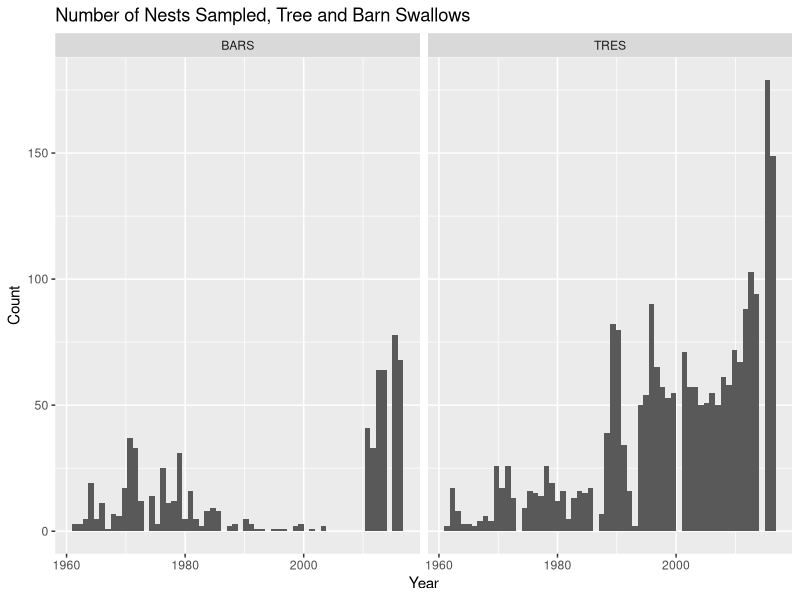
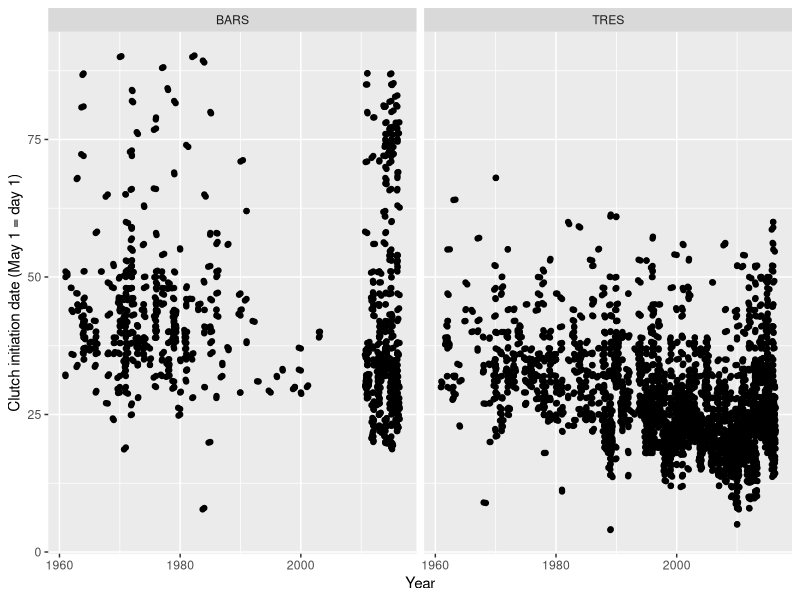
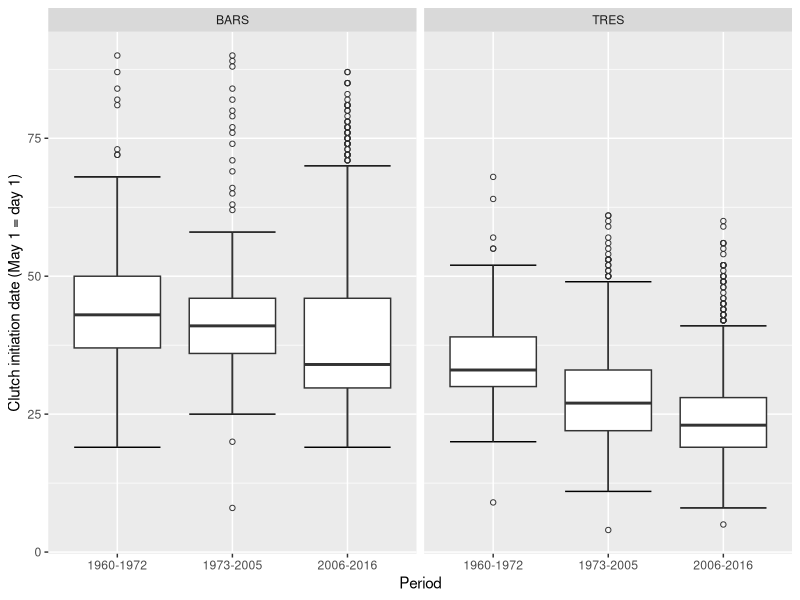
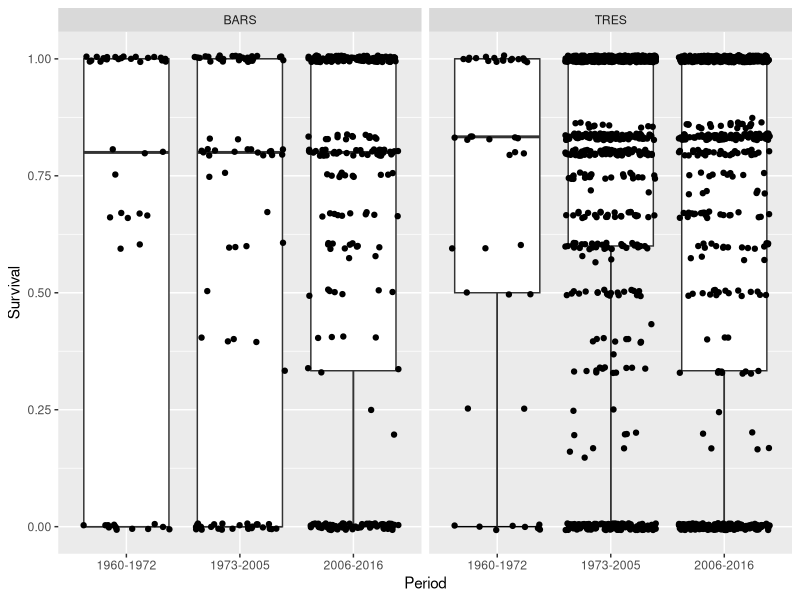
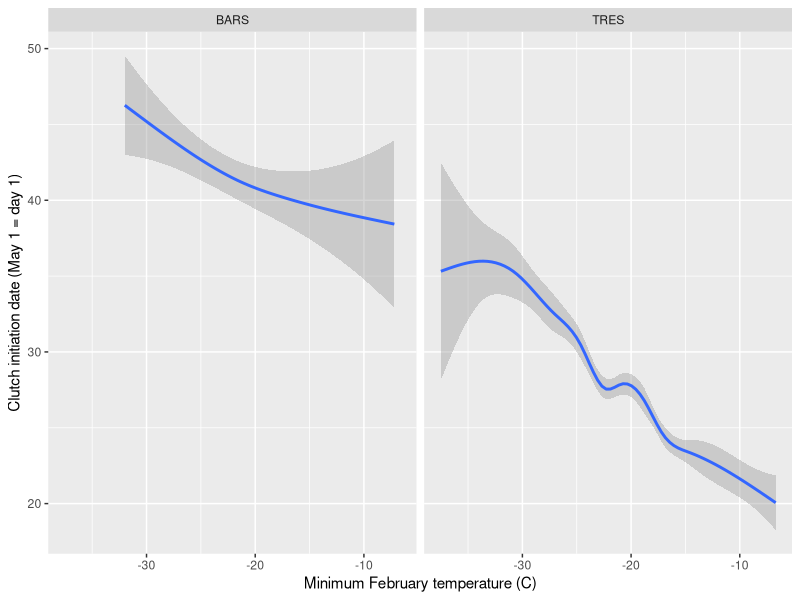
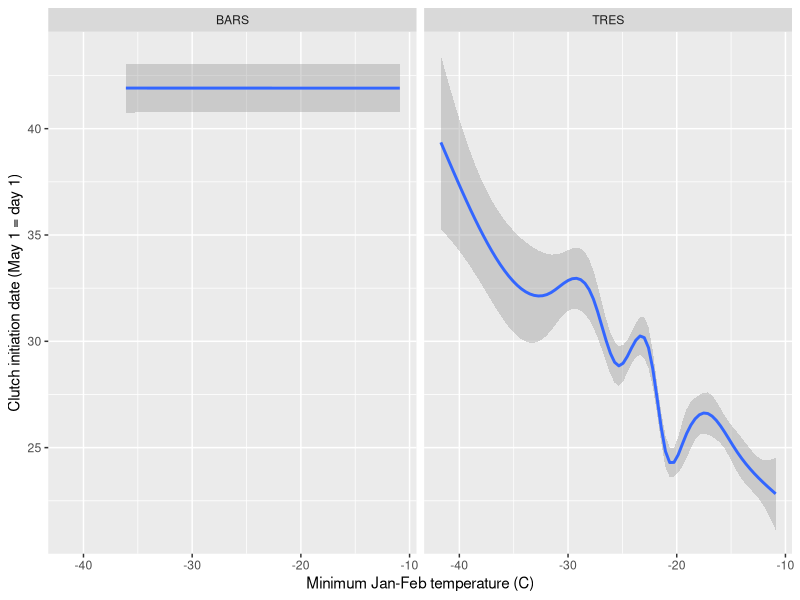
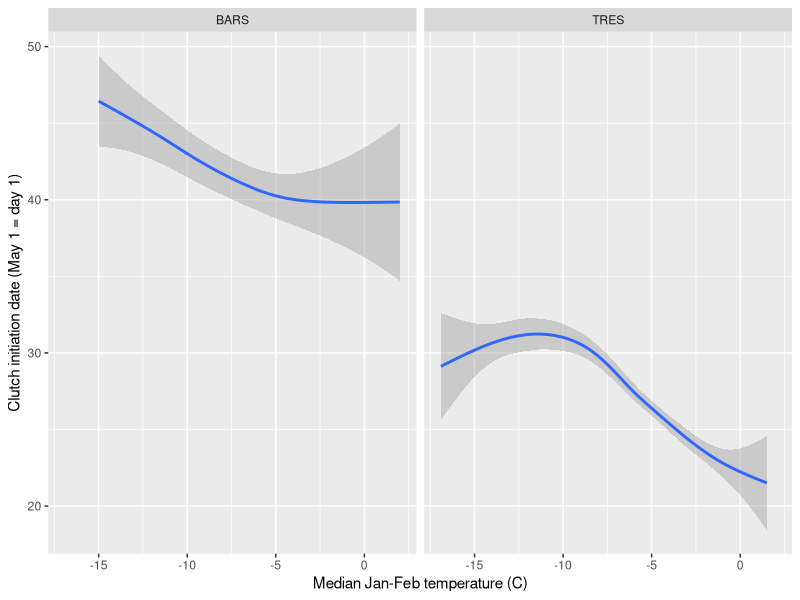
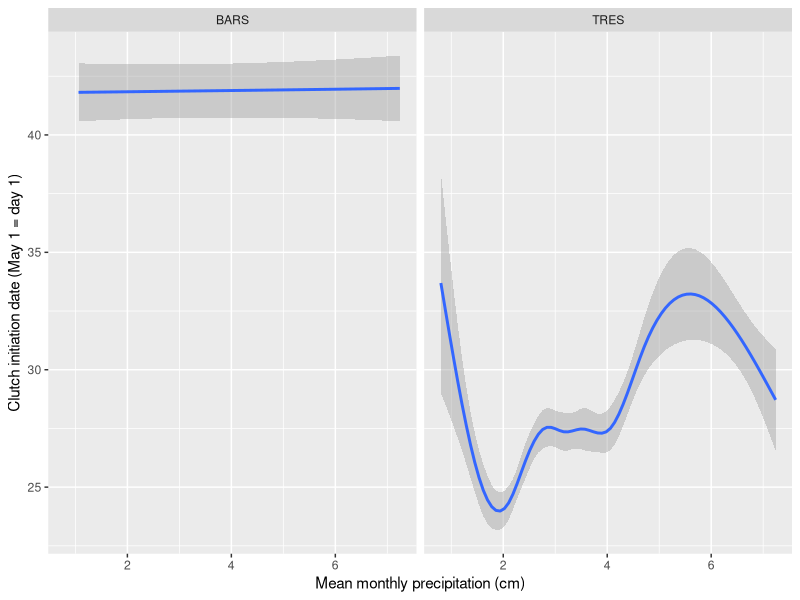

These figures' R source, in order:
## ---- chunk 1
library(tidyverse) 
rm(list = ls())
swallows.df <- read_csv("swallows.csv")
## ---- chunk 2
problems(swallows.df) 
## ---- chunk 3
swallows.df.2 <- select(swallows.df, Species, NestID, Province, Site, Latitude, Longitude, Year, CID, HD, CS, BS, SD12, minFt, minJFt, medJFt, medJp, meanMAp)
## ---- chunk 4
swallows.df.3 <- swallows.df.2 %>% mutate(Yr = cut(Year, breaks = c(1959, 1972, 2005, 2016), labels =  c("1960-1972", "1973-2005", "2006-2016")))
## ---- chunk 5
swallows.df.4 <- swallows.df.3 %>% mutate(Surv.Rate = SD12 / CS)
## ---- chunk 6
swallows.df.5 <- filter(swallows.df.4, CID < 96) 
## ---- chunk 7
summary(swallows.df.5)
str(swallows.df.5)
## ---- chunk 8
TRES.df <- filter(swallows.df.5, Species == "TRES")  # tree swallows
BARS.df <- filter(swallows.df.5, Species == "BARS")  # barn swallows
## ---- chunk 9
ggplot(swallows.df.5, aes(x = Year)) + 
  geom_histogram(bins = 60) + 
  facet_grid(. ~ Species) + 
  xlab("Year") + 
  ylab("Count") +
  labs(title = "Number of Nests Sampled, Tree and Barn Swallows")
## ---- chunk 10
ggplot(swallows.df.5, aes(Year, CID)) + 
  geom_point() + 
  geom_jitter() +
  xlab("Year") + 
  ylab("Clutch initiation date (May 1 = day 1)") + 
  facet_grid(. ~ Species)
## ---- chunk 11
ggplot(swallows.df.5, aes(Yr, CID)) + 
  stat_boxplot(geom="errorbar") + 
  geom_boxplot(outlier.shape=1) + 
  xlab("Period") + ylab("Clutch initiation date (May 1 = day 1)") + 
  facet_grid(. ~ Species)
## ---- chunk 12
ggplot(swallows.df.5, aes(Yr, Surv.Rate)) + 
  stat_boxplot(geom="errorbar") + 
  geom_boxplot(outlier.shape=1) + 
  xlab("Period") + ylab("Survival") + 
  facet_grid(. ~ Species)  +   
  geom_jitter()
## ---- chunk 13
ggplot(swallows.df.5, aes(minFt, CID)) + 
    geom_smooth(mapping = aes(x = minFt, y = CID)) + 
    xlab("Minimum February temperature (C)") + 
    ylab("Clutch initiation date (May 1 = day 1)") + 
    facet_grid(. ~ Species)
## ---- chunk 14
  ggplot(swallows.df.5, aes(minJFt, CID)) + 
    geom_smooth(mapping = aes(x = minJFt, y = CID)) + 
    xlab("Minimum Jan-Feb temperature (C)") + 
    ylab("Clutch initiation date (May 1 = day 1)") + 
    facet_grid(. ~ Species)
## ---- chunk 15
ggplot(swallows.df.5, aes(medJFt, CID)) + 
  geom_smooth(mapping = aes(x = medJFt, y = CID)) + 
  xlab("Median Jan-Feb temperature (C)") + 
  ylab("Clutch initiation date (May 1 = day 1)") + 
  facet_grid(. ~ Species)
## ---- chunk 16
ggplot(swallows.df.5, aes(meanMAp, CID)) + 
  geom_smooth(mapping = aes(x = meanMAp, y = CID)) + 
  xlab("Mean monthly precipitation (cm)") + 
  ylab("Clutch initiation date (May 1 = day 1)") + 
  facet_grid(. ~ Species)
